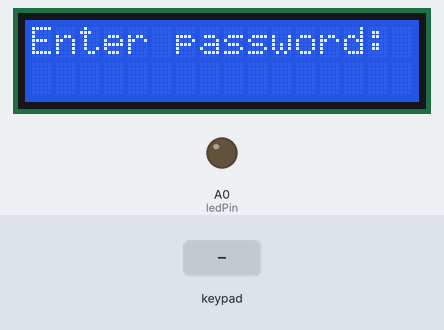
A sketch run on a simulated Arduino Uno, built with avr-gcc and run on an emulated ATmega328P. Parts: 16×2 character LCD, output pins drawn as LEDs (lit = HIGH). The inputs (shaded band) are chosen by the test bench.

Above: at 1.2 s.
1.3 s: keypad keys 1 2 3 4 # pressed 0.4 s apart
At 3.2 s:
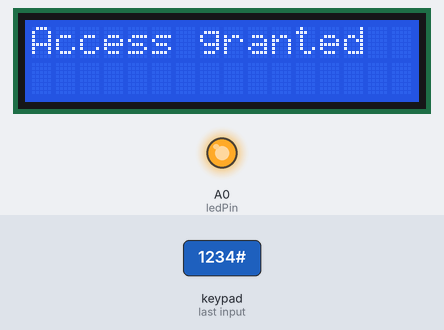
4.8 s: key '#' pressed
At 6.6 s:
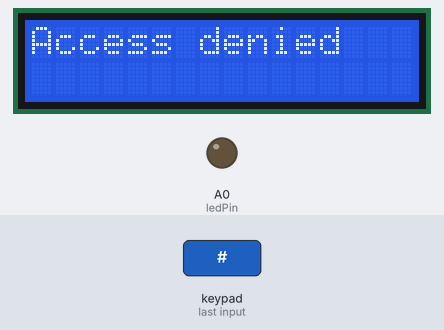
7.8 s: key '1' pressed
At 9.8 s:
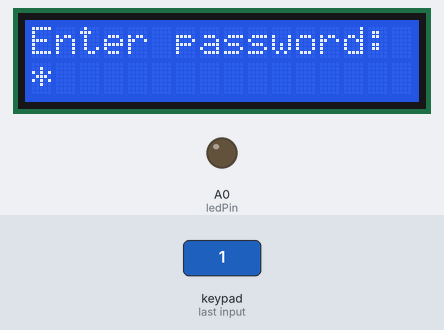
10.4 s: key '2' pressed
At 11.1 s:
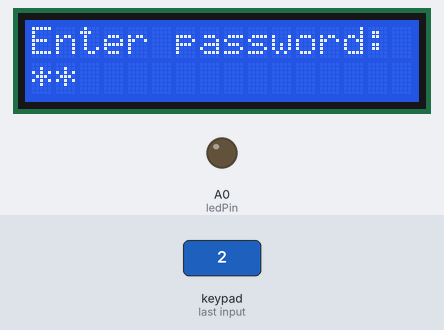
Timing chart, 0 to 12.9 s (numbered marks = the images above; inputs shaded):
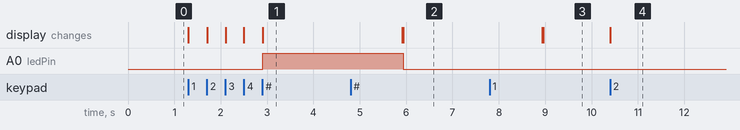

Measured:
- after the input at 1.3 s, A0 (ledPin): LOW → HIGH after 1.6 s; the display: first changes at once (image 1 shows a later state)
- after the input at 4.8 s, A0 (ledPin): HIGH → LOW after 1.1 s; the display: first differs from a run without the input after 1.1 s (image 2)
- after the input at 7.8 s, the display: first differs from a run without the input after 1.2 s (image 3)
- after the input at 10.4 s, the display: changes at once (image 4)

The sketch:

PasswordLock_Keypad_LCD.ino
```cpp
/*
============================================================
Project: Password Lock with 4x4 Keypad and LCD (Arduino)
Author: ChatGPT
Description:
  A simple digital lock using a 4x4 keypad, 16x2 LCD, and an LED.
  The user enters a 4-digit code using the keypad.
  If the code is correct, access is granted (LED turns on).
  '*' resets the input, '#' confirms it.
============================================================

Hardware Connections:

-- LCD 1602 (6-wire connection) --
RS  -> Pin 12
E   -> Pin 11
D4  -> Pin A5
D5  -> Pin A4
D6  -> Pin A3
D7  -> Pin A2
RW  -> GND
VSS -> GND
VDD -> 5V
VO  -> Center of 10k potentiometer (contrast)
A   -> 5V through 220Ω resistor
K   -> GND

-- Keypad 4x4 --
Row pins    -> 9, 8, 7, 6
Column pins -> 5, 4, 3, 2

-- LED (lock indicator) --
Anode (+)   -> A0 through 220Ω resistor
Cathode (-) -> GND
============================================================
*/

#include <Keypad.h>
#include <LiquidCrystal.h>

const byte ROWS = 4;
const byte COLS = 4;

char keys[ROWS][COLS] = {
  {'1','2','3','A'},
  {'4','5','6','B'},
  {'7','8','9','C'},
  {'*','0','#','D'}
};

byte rowPins[ROWS] = {9, 8, 7, 6};
byte colPins[COLS] = {5, 4, 3, 2};

Keypad keypad = Keypad(makeKeymap(keys), rowPins, colPins, ROWS, COLS);
LiquidCrystal lcd(12, 11, A5, A4, A3, A2);

const String correctCode = "1234";
String inputCode = "";
const int ledPin = A0;

void setup() {
  lcd.begin(16, 2);
  pinMode(ledPin, OUTPUT);
  lcd.print("Enter password:");
  lcd.setCursor(0, 1);
}

void loop() {
  char key = keypad.getKey();

  if (key) {
    if (key == '*') {
      inputCode = "";
      lcd.clear();
      lcd.print("Enter password:");
      lcd.setCursor(0, 1);
    } else if (key == '#') {
      lcd.clear();
      if (inputCode == correctCode) {
        lcd.print("Access granted");
        digitalWrite(ledPin, HIGH);
      } else {
        lcd.print("Access denied");
        digitalWrite(ledPin, LOW);
      }
      delay(3000);
      inputCode = "";
      lcd.clear();
      lcd.print("Enter password:");
      lcd.setCursor(0, 1);
    } else if (inputCode.length() < 4 && isDigit(key)) {
      inputCode += key;
      lcd.print("*");
    }
  }
}
```
